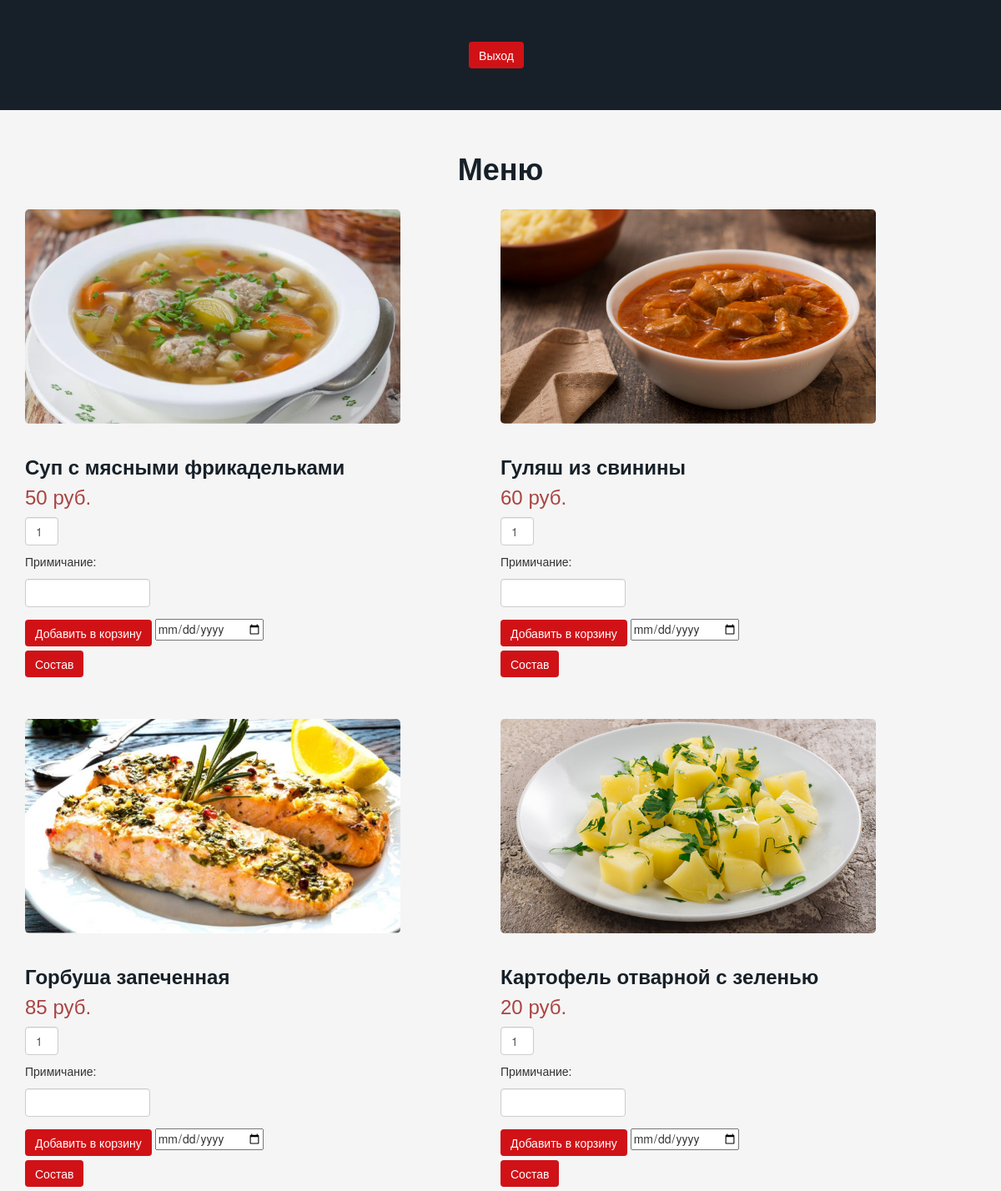
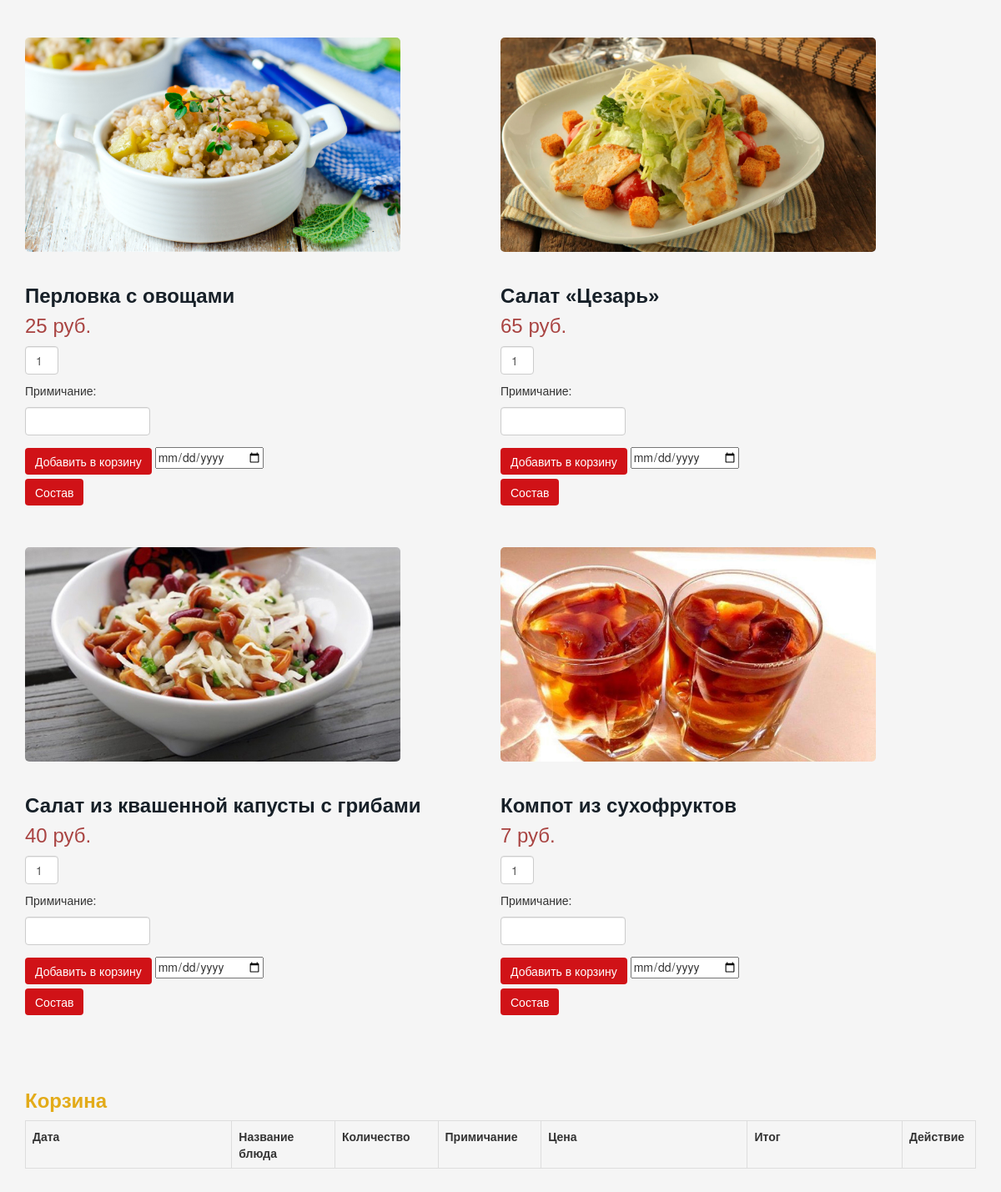
/php/main_screen.php, run on the app's committed database (2 pictures, top to bottom).
### tables this page shows
CREATE TABLE `menu` (
  `id` int NOT NULL,
  `name` varchar(100) NOT NULL,
  `price_rub` int NOT NULL,
  `img` varchar(100) NOT NULL,
  `sostav` varchar(255) NOT NULL
);

### php/main_screen.php (the view, shortened to what this page needs)
<?php
 $connect = mysqli_connect("localhost", "root", "", "simtech");
?>
 <!DOCTYPE html>
 <html>
      <head>
           <link rel="stylesheet" href="https://maxcdn.bootstrapcdn.com/bootstrap/3.3.6/css/bootstrap.min.css" />
           <link rel="stylesheet" href="/css/style.css">
           <link rel="stylesheet" href="index.php">
      </head>
<body>
     <header>
		<nav>
			<div class="conteiner">
				<div class="row">
					<div class="col-md-14">
						<div class="menu">
							<ul>
                                    <li> <form action="/php/exit.php"><input type="submit" name="exit_session"style=" margin-top: 50px; margin-bottom: 50px;" class="btn btn-success bit" value="Выход" /></form></li>
							</ul>
						</div>
					</div>
				</div>
			</div>
		</nav>
	</header>
           <br />
           <div class="container"   >
                <h1 style="font-weight: 600; color:#172028 ;" align="center">Меню</h1><br />
                <?php
                $query = "SELECT * FROM `menu` ORDER BY id ASC";
                $result = mysqli_query($connect, $query);
                if(mysqli_num_rows($result) > 0)
                {
                     while($row = mysqli_fetch_array($result))
                     {
                ?>
                <div class="col-md-6">
					<div class="main-block" >
						<div class="row" style="margin-bottom: 50px;">
                                   <form method="post" action="main_screen.php?action=add&id=<?php echo $row["id"]; ?> ">
								<div class="col">
									<div class="image" style="margin-right: 50px;">
										<img style=" border-radius:5px;" src="<?php echo $row["img"]; ?>" class="img-responsive" /><br />
									</div>
								</div>
									<div class="col">
										<div class="title">
											<h3 class="text-info"><?php echo $row["name"]; ?></h3>
										</div>
										<div class="price" style="margin-bottom: 10px;">
											<h4 class="text-danger"> <?php echo $row["price_rub"]; ?> руб.</h4>
											<input type="text"style="width: 40px;" name="quantity" class="form-control" value="1" />
										</div>
										</div>
                                                  <p>Примичание:</p>
                                                  <input type="text"style="width: 150px; margin-top: 10px; margin-bottom: 10px;" name="primichanie" class="form-control" value="" />
										<input type="submit" name="add_to_cart" style="margin-top:5px;" class="btn btn-success bit" value="Добавить в корзину" />
                                                  <input style="width: 130px; border:1 px ;" type="date" name="Date">
                                    </form>
                                   <form action="sostav.php">
                                   <input type="submit" name="sostav" style="margin-top:5px;" class="btn btn-success bit" value="Состав" />
                                   </form>
				           </div>
					</div>
                </div>
                <?php
                     }
                }
                ?>
                <br />
                <h3>Корзина</h3>
                <div class="table-responsive">
                     <table class="table table-bordered">
                          <tr> <th width="20%">Дата</th>
                               <th width="10%">Название блюда</th>
                               <th width="10%">Количество</th>
                               <th width="10%">Примичание</th>
                               <th width="20%">Цена</th>
                               <th width="15%">Итог</th>
                               <th width="5%">Действие</th>
                          </tr>
                         </table>
                </div>
           </div>
           <br />
      </body>
 </html>

### css/style.css (style rules this page uses)
body { position: relative; line-height: 1.4; min-width: 320px; overflow-x: hidden; height: auto; background-color: #f5f5f5; }
.text-info { color: #172028; }
.text-danger { font-weight: 400; }
form { width: 500px; }
.image img { width: 100%; height: 100%; object-fit: cover; border-radius: 10px; }
h1 { color: #E3AB19; }
.bit { background-color: #D01217; border: none; }
h3 { font-family: 'Montserrat', sans-serif; font-size: 24px; font-weight: 600; color: #E3AB19; }
h4 { font-family: 'Montserrat', sans-serif; font-size: 24px; font-weight: 300; color: #E3AB19; }
ul { background-color: #172028; line-height: 55px; text-align: center; }
li { display: inline-block; list-style-type:none ; margin-right: 50px; }

### data on the page
menu: img (picture), name "Суп с мясными фрикадельками", price_rub "50"
menu: img (picture), name "Гуляш из свинины", price_rub "60"
menu: shows a picture, name "Горбуша запеченная", price_rub "85"
menu: img (picture), name "Картофель отварной с зеленью", price_rub "20"
menu: img (picture), name "Перловка с овощами", price_rub "25"
menu: img (picture), name "Салат «Цезарь»", price_rub "65"
menu: img (picture), name "Салат из квашенной капусты с грибами", price_rub "40"
menu: shows a picture, name "Компот из сухофруктов", price_rub "7"
